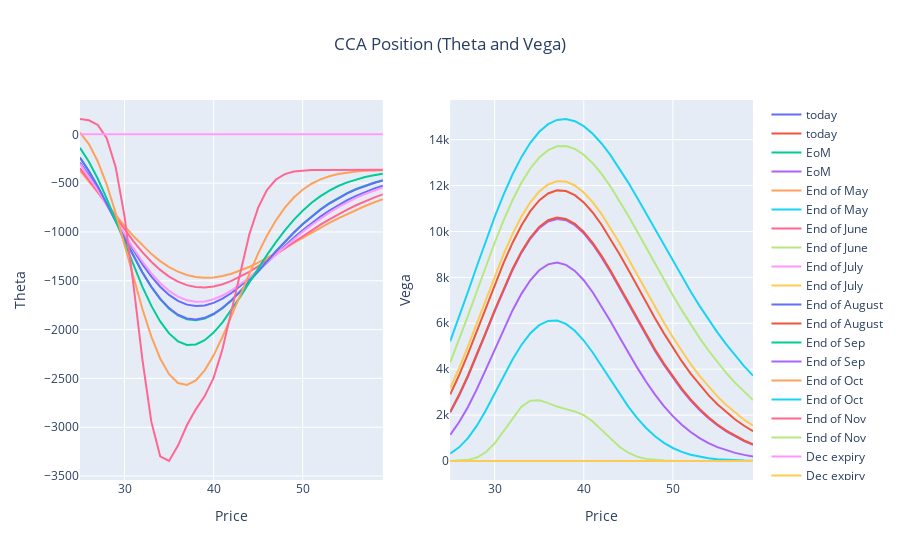

The cell this chart's notebook holds for it:
### Code cell
fig = make_subplots(rows=1, cols=2)
for i in range(0,len(fig_d.data)):
    fig.add_trace(fig_t.data[i], row=1, col=1)
    fig.add_trace(fig_v.data[i], row=1, col=2)

fig.update_layout(title={'text': 'CCA Position (Theta and Vega)','x': 0.5,'xanchor': 'center'})

fig.update_xaxes(title_text="Price", row=1, col=1)
fig.update_yaxes(title_text="Theta", row=1, col=1)
fig.update_xaxes(title_text="Price", row=1, col=2)
fig.update_yaxes(title_text="Vega", row=1, col=2)
fig.show()
